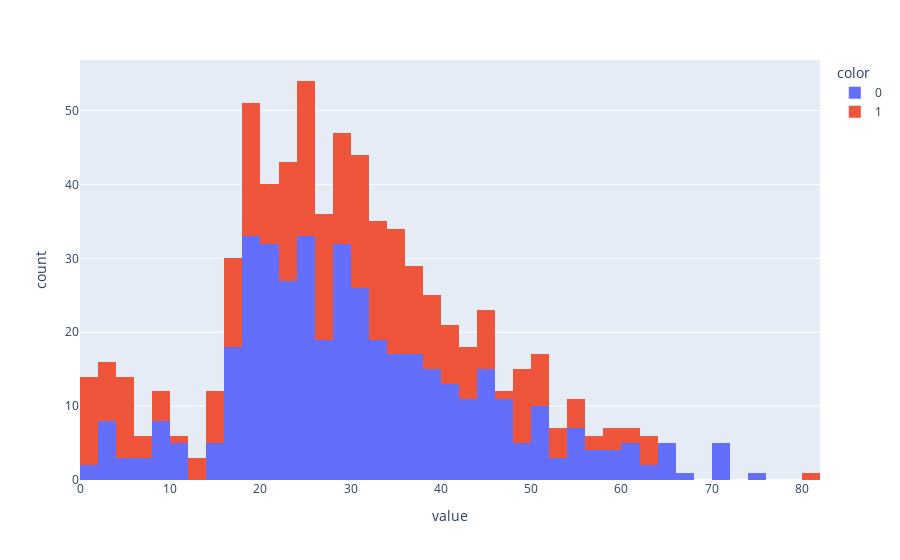

Notebook source saved alongside this figure:
### Code cell
px.histogram(data['Age'],color=data['Survived'])

### Figure 1 — Plotly figure (JSON) as saved in the notebook; plotly's stock layout.template omitted (floating-point values rounded to 4 significant figures; data arrays with more than 128 entries replaced by an {"elided": "..."} marker saying what was removed)
{"data": [{"alignmentgroup": "True", "bingroup": "x", "hovertemplate": "color=0<br>value=%{x}<br>count=%{y}<extra></extra>", "legendgroup": "0", "marker": {"color": "#636efa", "pattern": {"shape": ""}}, "name": "0", "offsetgroup": "0", "orientation": "v", "showlegend": true, "type": "histogram", "x": {"elided": "549 float values"}, "xaxis": "x", "yaxis": "y"}, {"alignmentgroup": "True", "bingroup": "x", "hovertemplate": "color=1<br>value=%{x}<br>count=%{y}<extra></extra>", "legendgroup": "1", "marker": {"color": "#EF553B", "pattern": {"shape": ""}}, "name": "1", "offsetgroup": "1", "orientation": "v", "showlegend": true, "type": "histogram", "x": {"elided": "342 float values"}, "xaxis": "x", "yaxis": "y"}], "layout": {"autosize": true, "barmode": "relative", "legend": {"title": {"text": "color"}, "tracegroupgap": 0}, "margin": {"t": 60}, "xaxis": {"anchor": "y", "autorange": true, "domain": [0, 1], "range": [0, 82], "title": {"text": "value"}, "type": "linear"}, "yaxis": {"anchor": "x", "autorange": true, "domain": [0, 1], "range": [0, 56.84], "title": {"text": "count"}}}}
